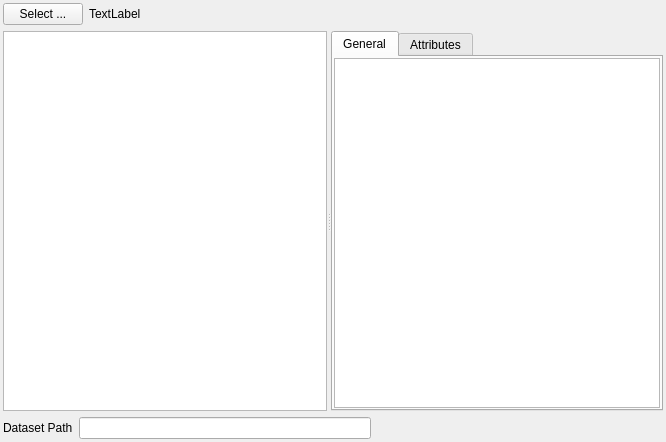
<?xml version="1.0" encoding="UTF-8"?>
<ui version="4.0">
 <class>ReadHDF5FileWidget</class>
 <widget class="QWidget" name="ReadHDF5FileWidget">
  <property name="geometry">
   <rect>
    <x>0</x>
    <y>0</y>
    <width>666</width>
    <height>442</height>
   </rect>
  </property>
  <property name="windowTitle">
   <string>Form</string>
  </property>
  <layout class="QVBoxLayout" name="verticalLayout" stretch="0,1,0">
   <property name="leftMargin">
    <number>3</number>
   </property>
   <property name="topMargin">
    <number>3</number>
   </property>
   <property name="rightMargin">
    <number>3</number>
   </property>
   <property name="bottomMargin">
    <number>3</number>
   </property>
   <item>
    <layout class="QHBoxLayout" name="horizontalLayout">
     <item>
      <widget class="QPushButton" name="selectBtn">
       <property name="text">
        <string>Select ...</string>
       </property>
      </widget>
     </item>
     <item>
      <widget class="QtSFSDropLabel" name="value">
       <property name="sizePolicy">
        <sizepolicy hsizetype="Expanding" vsizetype="Preferred">
         <horstretch>0</horstretch>
         <verstretch>0</verstretch>
        </sizepolicy>
       </property>
       <property name="mouseTracking">
        <bool>true</bool>
       </property>
       <property name="acceptDrops">
        <bool>true</bool>
       </property>
       <property name="styleSheet">
        <string notr="true"/>
       </property>
       <property name="text">
        <string>TextLabel</string>
       </property>
      </widget>
     </item>
     <item>
      <spacer name="horizontalSpacer">
       <property name="orientation">
        <enum>Qt::Horizontal</enum>
       </property>
       <property name="sizeHint" stdset="0">
        <size>
         <width>40</width>
         <height>20</height>
        </size>
       </property>
      </spacer>
     </item>
    </layout>
   </item>
   <item>
    <widget class="QtSSplitter" name="splitter">
     <property name="orientation">
      <enum>Qt::Horizontal</enum>
     </property>
     <widget class="QTreeView" name="hdfTreeView">
      <property name="minimumSize">
       <size>
        <width>0</width>
        <height>0</height>
       </size>
      </property>
      <property name="maximumSize">
       <size>
        <width>65654</width>
        <height>16777215</height>
       </size>
      </property>
      <property name="mouseTracking">
       <bool>true</bool>
      </property>
      <property name="contextMenuPolicy">
       <enum>Qt::ActionsContextMenu</enum>
      </property>
      <property name="editTriggers">
       <set>QAbstractItemView::EditKeyPressed</set>
      </property>
      <property name="alternatingRowColors">
       <bool>true</bool>
      </property>
      <property name="verticalScrollMode">
       <enum>QAbstractItemView::ScrollPerPixel</enum>
      </property>
      <property name="horizontalScrollMode">
       <enum>QAbstractItemView::ScrollPerPixel</enum>
      </property>
      <property name="uniformRowHeights">
       <bool>true</bool>
      </property>
      <property name="animated">
       <bool>false</bool>
      </property>
      <property name="headerHidden">
       <bool>true</bool>
      </property>
     </widget>
     <widget class="QTabWidget" name="tabWidget">
      <property name="currentIndex">
       <number>0</number>
      </property>
      <widget class="QWidget" name="general_tab">
       <attribute name="title">
        <string>General</string>
       </attribute>
       <layout class="QGridLayout">
        <property name="leftMargin">
         <number>1</number>
        </property>
        <property name="topMargin">
         <number>1</number>
        </property>
        <property name="rightMargin">
         <number>1</number>
        </property>
        <property name="bottomMargin">
         <number>1</number>
        </property>
        <item row="0" column="0">
         <widget class="QTableWidget" name="generalTable">
          <property name="editTriggers">
           <set>QAbstractItemView::NoEditTriggers</set>
          </property>
          <property name="alternatingRowColors">
           <bool>true</bool>
          </property>
          <property name="cornerButtonEnabled">
           <bool>false</bool>
          </property>
          <property name="columnCount">
           <number>0</number>
          </property>
         </widget>
        </item>
       </layout>
      </widget>
      <widget class="QWidget" name="attributes_tab">
       <attribute name="title">
        <string>Attributes</string>
       </attribute>
       <layout class="QGridLayout" name="_2">
        <property name="leftMargin">
         <number>0</number>
        </property>
        <property name="topMargin">
         <number>0</number>
        </property>
        <property name="rightMargin">
         <number>0</number>
        </property>
        <property name="bottomMargin">
         <number>0</number>
        </property>
        <item row="0" column="0">
         <widget class="QTableWidget" name="attributesTable">
          <property name="minimumSize">
           <size>
            <width>0</width>
            <height>100</height>
           </size>
          </property>
          <property name="alternatingRowColors">
           <bool>true</bool>
          </property>
          <property name="verticalScrollMode">
           <enum>QAbstractItemView::ScrollPerPixel</enum>
          </property>
          <property name="horizontalScrollMode">
           <enum>QAbstractItemView::ScrollPerPixel</enum>
          </property>
         </widget>
        </item>
       </layout>
      </widget>
     </widget>
    </widget>
   </item>
   <item>
    <layout class="QHBoxLayout" name="horizontalLayout_2">
     <item>
      <widget class="QLabel" name="label">
       <property name="text">
        <string>Dataset Path</string>
       </property>
      </widget>
     </item>
     <item>
      <widget class="QLineEdit" name="dsetPathLE"/>
     </item>
     <item>
      <spacer name="horizontalSpacer_2">
       <property name="orientation">
        <enum>Qt::Horizontal</enum>
       </property>
       <property name="sizeHint" stdset="0">
        <size>
         <width>40</width>
         <height>20</height>
        </size>
       </property>
      </spacer>
     </item>
    </layout>
   </item>
  </layout>
 </widget>
 <customwidgets>
  <customwidget>
   <class>QtSSplitter</class>
   <extends>QSplitter</extends>
   <header location="global">SVWidgetsLib/QtSupport/QtSSplitter.h</header>
   <container>1</container>
  </customwidget>
  <customwidget>
   <class>QtSFSDropLabel</class>
   <extends>QLabel</extends>
   <header location="global">QtSFSDropLabel.h</header>
  </customwidget>
 </customwidgets>
 <resources/>
 <connections/>
</ui>
